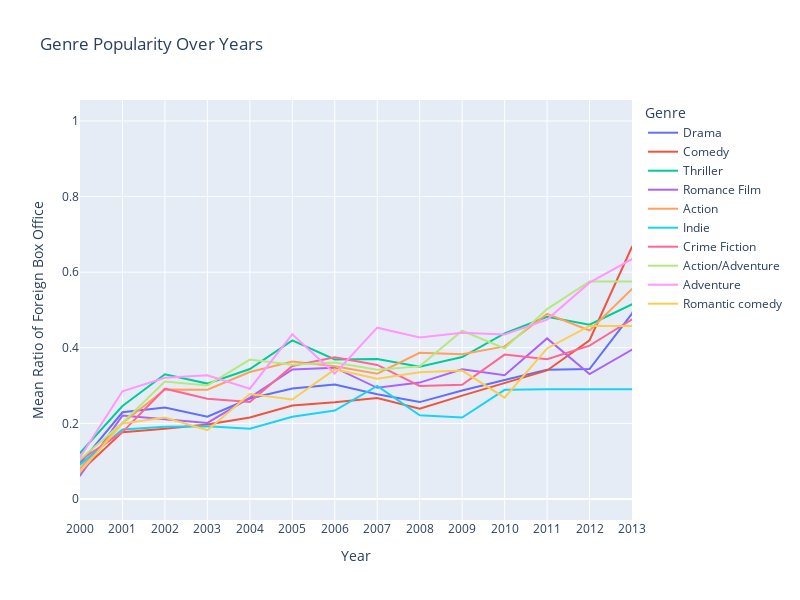

Notebook code for this chart:
### Code cell
# Get a list of unique release dates
release_dates = df_genre_analysis['release_date'].unique()
genres_cols = list(df_genres_dummies.columns)[1:11]

# For each release date, compute the mean ratio of home country for each genre
mean_ratio_per_year = {}
for date in release_dates:
    mean_ratio_per_year[date] = {}
    for genre in genres_cols:
        mean_ratio_per_year[date][genre] = df_genre_analysis[(df_genre_analysis[genre] == 1) & (df_genre_analysis['release_date'] == date)]["ratio_of_home_country"].mean()

# Create a dataframe from the dictionary
df_mean_ratio_per_year = pd.DataFrame(mean_ratio_per_year)

# Do 1 - mean_ratio to get the ratio of foreign box office
df_mean_ratio_per_year = 1 - df_mean_ratio_per_year

# Replace Nan with 0
df_mean_ratio_per_year.fillna(0, inplace=True)

# Plot the mean ratio of foreign box office for each genre over time
# Plot a lign for each genre
# Transpose the DataFrame to get years as rows
df_mean_ratio_per_year = df_mean_ratio_per_year.T

# Order the years
df_mean_ratio_per_year.sort_index(inplace=True)

# Fill missing last year values
df_mean_ratio_per_year.iloc[-3][df_mean_ratio_per_year.iloc[-3] == 0] = df_mean_ratio_per_year.iloc[-4][df_mean_ratio_per_year.iloc[-3] == 0]
df_mean_ratio_per_year.iloc[-2][df_mean_ratio_per_year.iloc[-2] == 0] = df_mean_ratio_per_year.iloc[-3][df_mean_ratio_per_year.iloc[-2] == 0]
df_mean_ratio_per_year.iloc[-1][df_mean_ratio_per_year.iloc[-1] == 0] = df_mean_ratio_per_year.iloc[-2][df_mean_ratio_per_year.iloc[-1] == 0] 


# Set the layout
fig.update_layout(
    title='Genre Popularity Over Years',
    xaxis=dict(title='Year', range=[2000, 2013], dtick=1),
    yaxis=dict(title='Mean Ratio of Foreign Box Office'),
    legend=dict(title='Genre'),
    hovermode='x',
    width=800,
    height=600
)

# Show the figure
fig.show()
